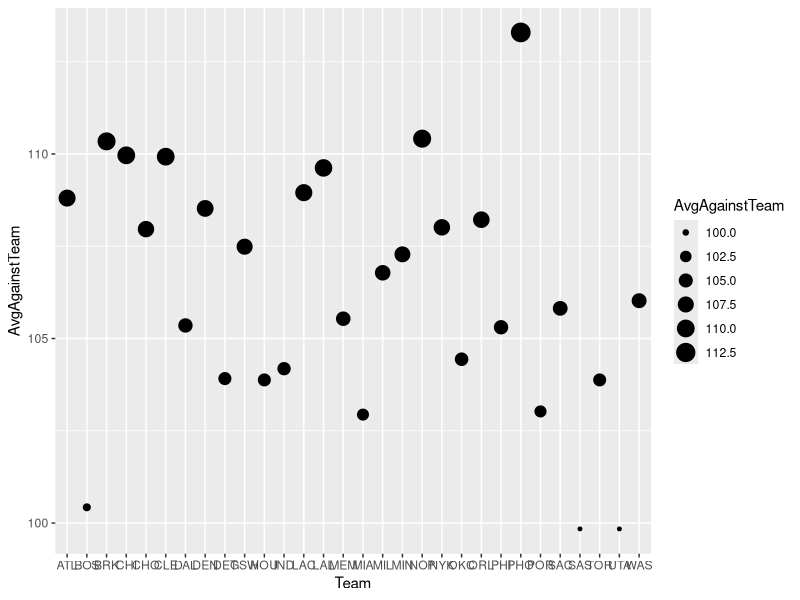
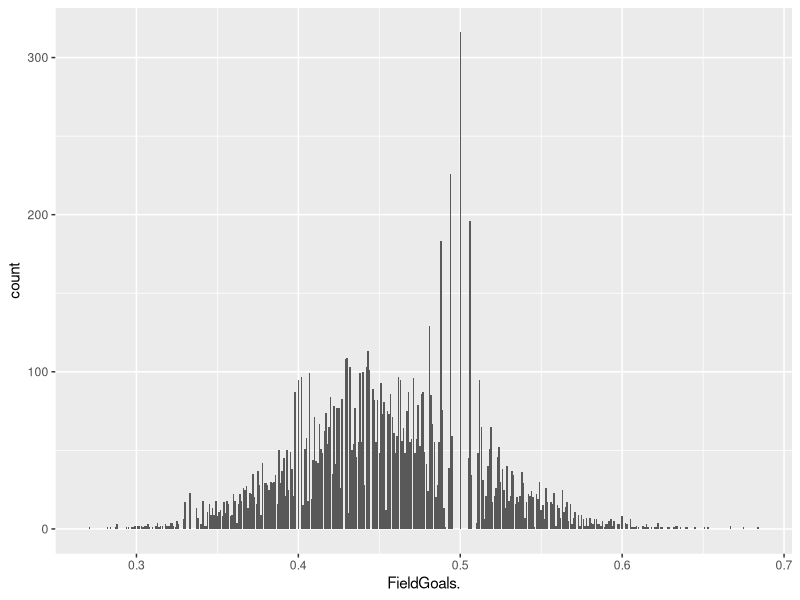
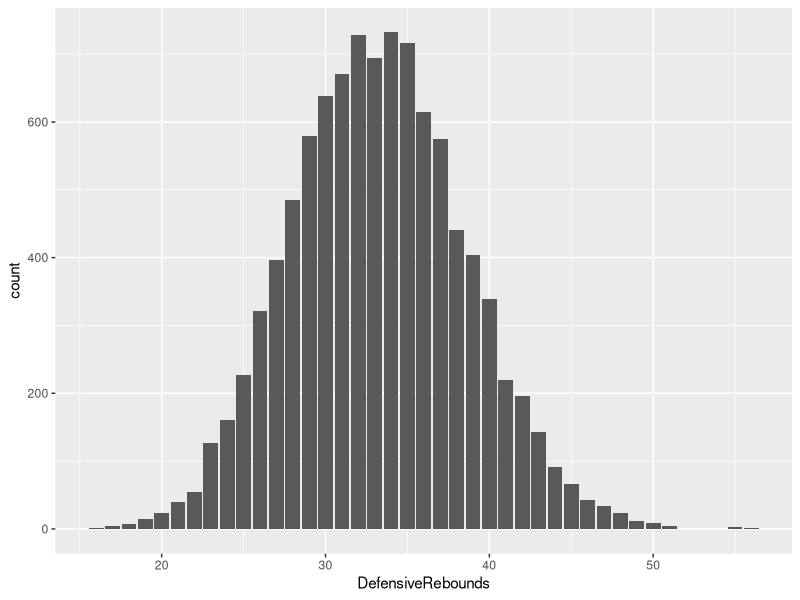
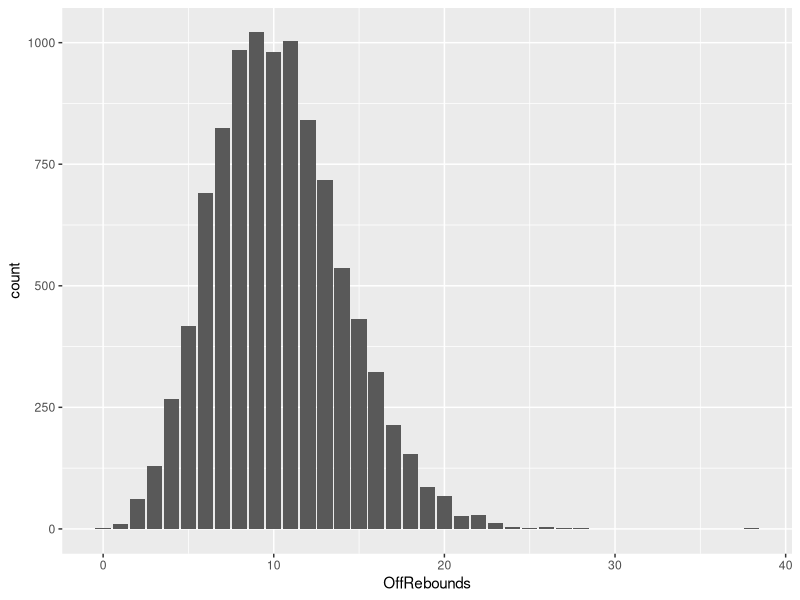
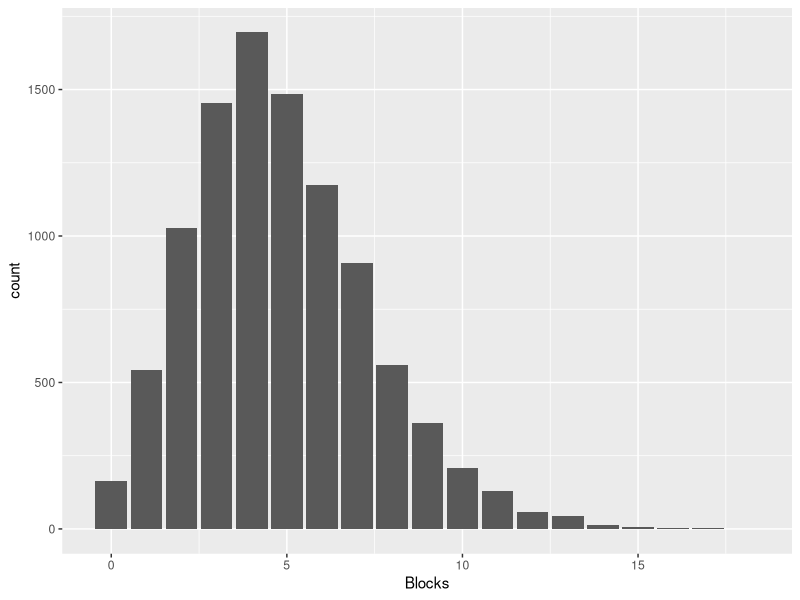
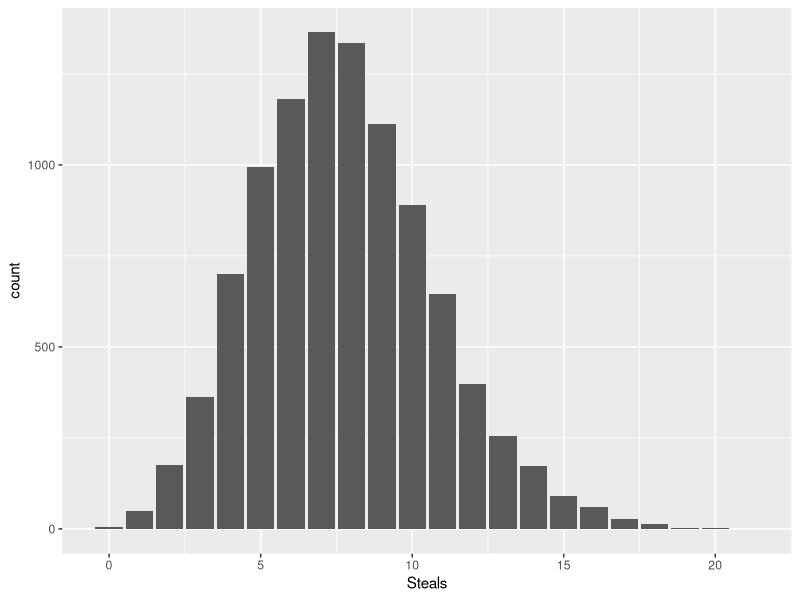
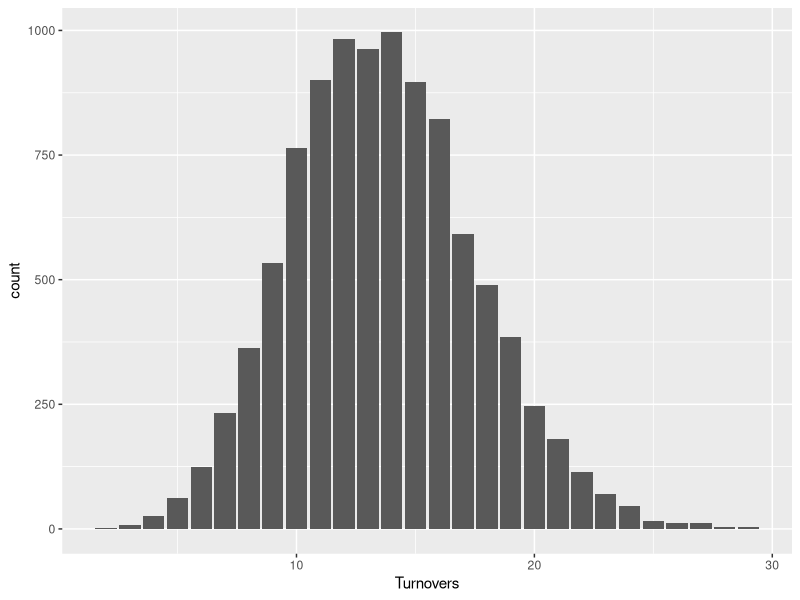
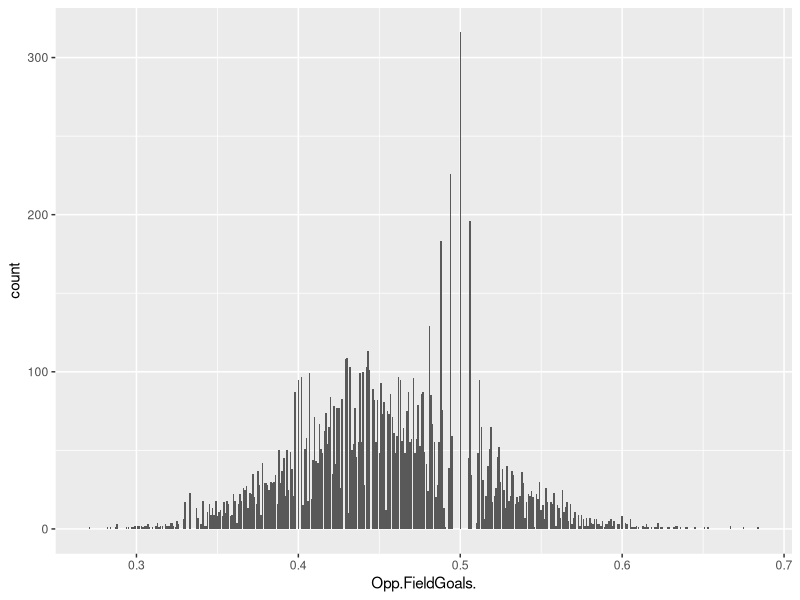

Reproduce these figures in R, in order.
library("dplyr")
library("tidyverse")
library("maps")
library("stringr")

nba_data <- read.csv("nba_games_stats.csv")

nba_data_season <- mutate(nba_data, SeasonYear = as.Date(Date, "%m/%d/%y"))

nba_data_season_14_15 <- filter(nba_data_season, SeasonYear <= "2015-04-15" )

nba_data_season_15_16 <- filter(nba_data_season, SeasonYear <= "2016-06-19") %>%
  filter(SeasonYear > "2015-04-15")

nba_data_season_16_17 <- filter(nba_data_season, SeasonYear <= "2017-06-19") %>%
  filter(SeasonYear > "2016-06-19")

nba_data_season_17_18 <- filter(nba_data_season, SeasonYear <= "2018-06-19") %>%
  filter(SeasonYear > "2017-06-19")



## Get average of points during the season 

avg_14_15 <- summarise(nba_data_season_14_15, AvgPoints = mean(TeamPoints), MedianPoints = median(TeamPoints))

avg_15_16 <- summarise(nba_data_season_15_16, AvgPoints = mean(TeamPoints), MedianPoints = median(TeamPoints))

avg_16_17 <- summarise(nba_data_season_16_17, AvgPoints = mean(TeamPoints), MedianPoints = median(TeamPoints))

avg_17_18 <- summarise(nba_data_season_17_18, AvgPoints = mean(TeamPoints), MedianPoints = median(TeamPoints))

## Get average of points during the season per team

avg_per_team_14_15 <- group_by(nba_data_season_14_15, Team) %>%
  summarise(AvgTeam = mean(TeamPoints), MedTeam = median(TeamPoints)) %>%
  mutate(Year = "14-15")

avg_per_team_15_16 <- group_by(nba_data_season_15_16, Team) %>%
  summarise(AvgTeam = mean(TeamPoints), MedTeam = median(TeamPoints)) %>%
  mutate(Year = "15-16")

avg_per_team_16_17 <- group_by(nba_data_season_16_17, Team) %>%
  summarise(AvgTeam = mean(TeamPoints), MedTeam = median(TeamPoints))  %>%
  mutate(Year = "16-17")

avg_per_team_17_18 <- group_by(nba_data_season_17_18, Team) %>%
  summarise(AvgTeam = mean(TeamPoints), MedTeam = median(TeamPoints))  %>%
  mutate(Year = "17-18")

## Get average of points allowed during the season per team

avg_pAgainst_team_14_15 <- group_by(nba_data_season_14_15, Team) %>%
  summarise(AvgAgainstTeam = mean(OpponentPoints), MedAgainstTeam = median(OpponentPoints)) %>%
  mutate(Year = "14-15")

avg_pAgainst_team_15_16 <- group_by(nba_data_season_15_16, Team) %>%
  summarise(AvgAgainstTeam = mean(OpponentPoints), MedAgainstTeam = median(OpponentPoints)) %>%
  mutate(Year = "15-16")

avg_pAgainst_team_16_17 <- group_by(nba_data_season_16_17, Team) %>%
  summarise(AvgAgainstTeam = mean(OpponentPoints), MedAgainstTeam = median(OpponentPoints)) %>%
  mutate(Year = "16-17")

avg_pAgainst_team_17_18 <- group_by(nba_data_season_17_18, Team) %>%
  summarise(AvgAgainstTeam = mean(OpponentPoints), MedAgainstTeam = median(OpponentPoints))  %>%
  mutate(Year = "17-18")


## Find the best defensive team per season
ggplot(data = avg_pAgainst_team_17_18) +
  geom_point(mapping = aes(x = Team, y = AvgAgainstTeam, size = AvgAgainstTeam))


all_seasons_avg_points_against <- rbind(avg_pAgainst_team_14_15, avg_pAgainst_team_15_16) %>%
  rbind(avg_pAgainst_team_16_17) %>%
  rbind(avg_pAgainst_team_17_18)


all_seasons_avg_points <- rbind(avg_per_team_14_15, avg_per_team_15_16) %>%
  rbind(avg_per_team_16_17) %>%
  rbind(avg_per_team_17_18)

## ## ## ## ## ## ## ## ## ## ## ## ## ## ## ## ## ## ## ## ## ## ## ## ## ## ## ##
## Make a plot of the best offensive teams and best defensive teams              ##
## Data sets are "all_seasons_avg_points" and "all_seasons_avg_points_against"   ##
##                                                                               ##  
## ## ## ## ## ## ## ## ## ## ## ## ## ## ## ## ## ## ## ## ## ## ## ## ## ## ## ##

## GSW 17-18 Best offense, SAS 15-16 Best Defense in our span
GSW_offensive_att <- filter(nba_data_season_17_18, Team == "GSW") %>%
  select(Team, FieldGoals, FieldGoalsAttempted, FieldGoals., X3PointShots, X3PointShotsAttempted, X3PointShots., FreeThrows., OffRebounds, Assists, Turnovers, Opp.TotalFouls) %>%
  group_by(Team) %>%
  summarise(FieldGoals. = mean(FieldGoals.), X3PointShots. = mean(X3PointShots.), FreeThrows. = mean(FreeThrows.), OffRebounds = mean(OffRebounds), Assists = mean(Assists), Turnovers = mean(Turnovers), Opp.TotalFouls = mean(Opp.TotalFouls)  )


SAS_defensive_att <- filter(nba_data_season_15_16, Team == 'SAS') %>%
  select(Team, Steals, Blocks, TotalFouls, TotalRebounds, OffRebounds, Opp.FieldGoals., Opp.3PointShots., Opp.FreeThrowsAttempted, Opp.Turnovers) %>%
  group_by(Team) %>%
  summarise(StealsAvg = mean(Steals), BlocksAvg = mean(Blocks), TotalFoulsAvg = mean(TotalFouls), DefensiveRebounds = mean(TotalRebounds - OffRebounds) ,OppFieldGoalsAvg = mean(Opp.FieldGoals.), Opp3PointShotsAvg = mean(Opp.3PointShots.), OppFreeThrowsAttAvg = mean(Opp.FreeThrowsAttempted), OppTurnoversAvg = mean(Opp.Turnovers))

nba_data_season <- mutate(nba_data_season, DefensiveRebounds = (TotalRebounds - OffRebounds))



## ## ## ## ## ## ## ## ## ## ## ## ## ## ## ## ## ## ## ## ## ## ## ## ## ## ## ## ## ##
## Data Science                                                                        ##
## This is the Data Science section in which we are going to group different values in ##
## buckets of information to make the NovelPlusMinusI1 statistic                       ##
##                                                                                     ##
## ## ## ## ## ## ## ## ## ## ## ## ## ## ## ## ## ## ## ## ## ## ## ## ## ## ## ## ## ##



## See the distribution to create buckets of information
ggplot(data = nba_data_season) +
  geom_bar(mapping = aes( x = FieldGoals.))

## See the distribution to create buckets of information
ggplot(data = nba_data_season) +
  geom_bar(mapping = aes(x = DefensiveRebounds))

## See the distribution to create buckets of information
ggplot(data = nba_data_season) +
  geom_bar(mapping = aes(x = OffRebounds))

## See the distribution to create buckets of information
ggplot(data = nba_data_season) +
  geom_bar(mapping = aes(x = Blocks))

## See the distribution to create buckets of information
ggplot(data = nba_data_season) +
  geom_bar(mapping = aes(x = Steals))

## See the distribution to create buckets of information
ggplot(data = nba_data_season) +
  geom_bar(mapping = aes(x = Turnovers))

## See the distribution to create buckets of information
ggplot(data = nba_data_season) +
  geom_bar(mapping = aes(x = Opp.FieldGoals.)) 

## Buckets for rebounds giving higher value to rebounds
## By using case statements we gave weight to different categpories where we weighted more the off and def rebounds.
nba_data_plus_minus <- mutate(nba_data_season, DefensiveReboundsCategory = case_when(
  DefensiveRebounds >= 45  ~ 4,
  DefensiveRebounds > 35 ~ 2,
  DefensiveRebounds >= 30 ~ 0,
  DefensiveRebounds > 25 ~ -1,
  TRUE ~ -2
))

nba_data_plus_minus <- mutate(nba_data_plus_minus, OffReboundsCategory = case_when(
  OffRebounds >= 20 ~ 2,
  OffRebounds > 12 ~ 1, 
  OffRebounds > 7 ~ 0,
  OffRebounds > 5 ~ -1,
  TRUE ~ -2
))

nba_data_plus_minus <- mutate(nba_data_plus_minus, BlocksCategory = case_when(
  Blocks >= 12 ~ 2,
  Blocks > 6 ~ 1,
  Blocks > 3 ~ 0,
  TRUE ~ -1
))

nba_data_plus_minus <- mutate(nba_data_plus_minus, StealsCategory = case_when(
  Steals >= 16 ~ 2.5,
  Steals > 13 ~ 2,
  Steals > 10 ~ 1,
  Steals > 7 ~ 0,
  Steals > 5 ~ -.5, 
  Steals > 3 ~ -1,
  TRUE ~ -2
))


## ## ## ## ## ## ## ## ## ## ## ## ## ## ## ## ## ## ## ## ##
## Check this for interactive data vis                      ##
## ## ## ## ## ## ## ## ## ## ## ## ## ## ## ## ## ## ## ## ##


## DefensiveIstat creation --> DefRebounds + steals + blocks - (5 * Opp.FieldGoals)

nba_inPlusMinStat <- mutate(nba_data_plus_minus, Defensive_i_stat = ((StealsCategory + DefensiveReboundsCategory + BlocksCategory) - (5 * Opp.FieldGoals.)))

ggplot(data = nba_inPlusMinStat) +
  geom_point(mapping = aes(x = Team, y = Defensive_i_stat)) 

## OffensiveIstat creation --> FieldGoals. * 10 + rebounds - TO/3

nba_inPlusMinStat <- mutate(nba_inPlusMinStat, Offensive_i_stat = ((20 * FieldGoals. + OffReboundsCategory) - (Turnovers / 3)))

nba_inPlusMinStat <- select(nba_inPlusMinStat, Team, SeasonYear, Defensive_i_stat, Offensive_i_stat)

nba_inPlusMinStat <- mutate(nba_inPlusMinStat , NovelPlusMinusI1 = (Offensive_i_stat + Defensive_i_stat))



## Find the real best offensive team per season


team_ranks_14_18 <- group_by(nba_inPlusMinStat, Team) %>%
  summarise(mean(NovelPlusMinusI1))



## Graph on how the total defensive attributes are compared to other teams
## This will answer our hypothesis of being a defensive team makes you win the championship
## If hypothesis is correct, graph other attributes

## If hypothesis is incorrect, look for other clues on what makes a champion


## For final plot you have to group by season then by team and then display data.

## Filter by season

nba_PlusMin_filtered <- select(nba_inPlusMinStat, Team, SeasonYear, NovelPlusMinusI1)

nba_PlusMin_14_15 <- filter(nba_PlusMin_filtered, SeasonYear <= "2015-04-15" )

nba_PlusMin_15_16 <- filter(nba_PlusMin_filtered, SeasonYear <= "2016-06-19") %>%
  filter(SeasonYear > "2015-04-15")

nba_PLusMin_16_17 <- filter(nba_PlusMin_filtered, SeasonYear <= "2017-06-19") %>%
  filter(SeasonYear > "2016-06-19")

nba_PlusMin_17_18 <- filter(nba_PlusMin_filtered, SeasonYear <= "2018-06-19") %>%
  filter(SeasonYear > "2017-06-19")


## Calculate average novel statistic for each team

nba_PlusMin_14_15 <- group_by(nba_PlusMin_14_15, Team) %>%
  summarise(AvgNovelStat = mean(NovelPlusMinusI1))

nba_PlusMin_15_16 <- group_by(nba_PlusMin_15_16, Team) %>%
  summarise(AvgNovelStat = mean(NovelPlusMinusI1))

nba_PLusMin_16_17 <- group_by(nba_PLusMin_16_17, Team) %>%
  summarise(AvgNovelStat = mean(NovelPlusMinusI1))

nba_PlusMin_17_18 <- group_by(nba_PlusMin_17_18, Team) %>%
  summarise(AvgNovelStat = mean(NovelPlusMinusI1))


## Create the 4 plots, one for each season

ggplot(nba_PlusMin_14_15) +
  geom_point(mapping = aes(x = Team, y = AvgNovelStat)) +
  coord_flip() +
  labs(
    title = "Average Novel Statistic For Each Team, 2014-2015 Season",
    x = "Team",
    y = "Mean Novel Statistic"
  )


ggplot(nba_PlusMin_15_16) +
  geom_point(mapping = aes(x = Team, y = AvgNovelStat)) +
  coord_flip() +
  labs(
    title = "Average Novel Statistic For Each Team, 2015-2016 Season",
    x = "Team",
    y = "Mean Novel Statistic"
  )


ggplot(nba_PLusMin_16_17) +
  geom_point(mapping = aes(x = Team, y = AvgNovelStat)) +
  coord_flip() +
  labs(
    title = "Average Novel Statistic For Each Team, 2016-2017 Season",
    x = "Team",
    y = "Mean Novel Statistic"
  )


ggplot(nba_PlusMin_17_18) +
  geom_point(mapping = aes(x = Team, y = AvgNovelStat)) +
  coord_flip() +
  labs(
    title = "Average Novel Statistic For Each Team, 2017-2018 Season",
    x = "Team",
    y = "Mean Novel Statistic"
  )
  
